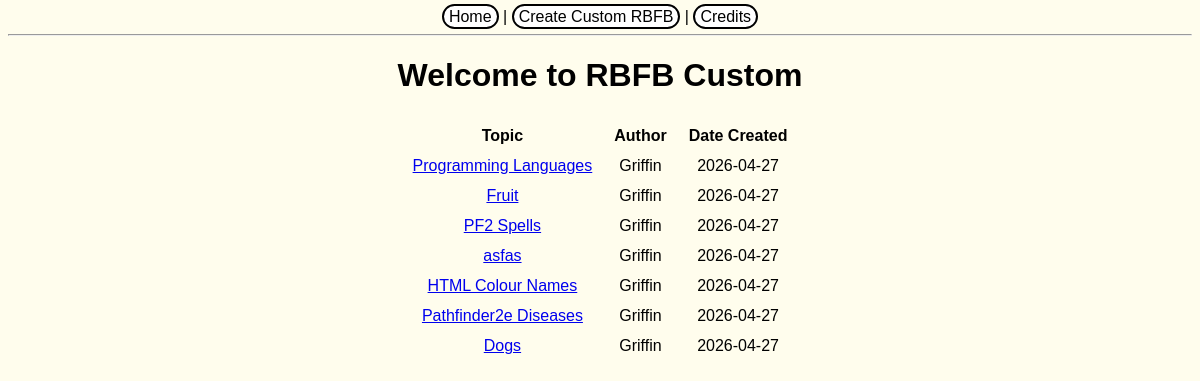
The page /index on the database as committed earlier.
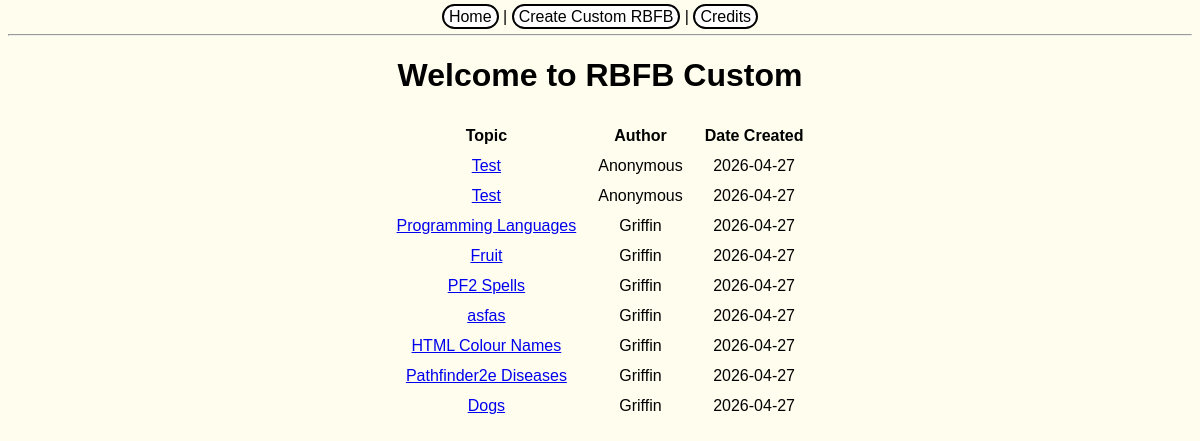
The same page on the database as committed later.
### app/models.py (models this page shows, shortened)
class RBFB(db.Model):
    id: so.Mapped[int] = so.mapped_column(primary_key=True)
    topic: so.Mapped[str] = so.mapped_column(sa.String(64), index=True)
    candidates: so.WriteOnlyMapped["Candidate"] = so.relationship(back_populates="parent")
    urlval: so.Mapped[str] = so.mapped_column(sa.String(8))
    hue: so.Mapped[str] = so.mapped_column(sa.Integer(), nullable=True)
    author: so.Mapped[str] = so.mapped_column(sa.String(64), index=True, default="Anonymous")
    date: so.Mapped[date] = so.mapped_column(sa.Date(), index=True, default=date(2026, 4, 27))

### app/routes.py (the view)
@app.route("/")
@app.route("/index")
def index():
    user_posts = db.session.scalars(sa.select(RBFB))
    return render_template("index.html", title="Home", posts=user_posts)

### app/templates/index.html
{% extends "base.html" %}
{% block content %}
<h1>Welcome to RBFB Custom</h1>
<table id="index-table">
<th>Topic</th>
<th>Author</th>
<th>Date Created</th>
    {% for post in posts|reverse %}
    <tr>
        <td>
            <a href="/view/{{ post.urlval }}">{{ post.topic }}</a>
        </td>
        <td>
            <div>{{ post.author }}</a>
        </td>
        <td>
            <div>{{ post.date }}</a>
        </td>
    </tr>
    {% endfor %}
</table>
{% endblock %}

### app/templates/base.html (shortened to what this page needs)
<!DOCTYPE html>
<html>
<head>
    <link rel="stylesheet" href="{{ url_for('static', filename='styles.css') }}">
</head>
<body>
    <div class="nav">
        <a href="{{ url_for('index') }}">Home</a>
        |
        <a href="{{ url_for('new') }}">Create Custom RBFB</a>
        |
        <a href="{{ url_for('credits') }}">Credits</a>
    </div>
    <hr>
    {% block content %}{% endblock %}
</body>
</html>

### app/static/styles.css (style rules this page uses)
* { font-family: Vremena, Arial, Helvetica, sans-serif; text-align: center; }
body { background-color: #fffded; }
#index-table { margin-left: auto; margin-right: auto; border-spacing: 20px 10px; }
.nav a { text-decoration: none; padding: 2px 5px; background-color: white; border: solid 2px black; border-radius: 32px; color: black; }

Rows that differ between the two databases and show on the page:
added RBFB: topic "Test", author "Anonymous", date "2026-04-27"
added RBFB: topic "Test", author "Anonymous", date "2026-04-27"
